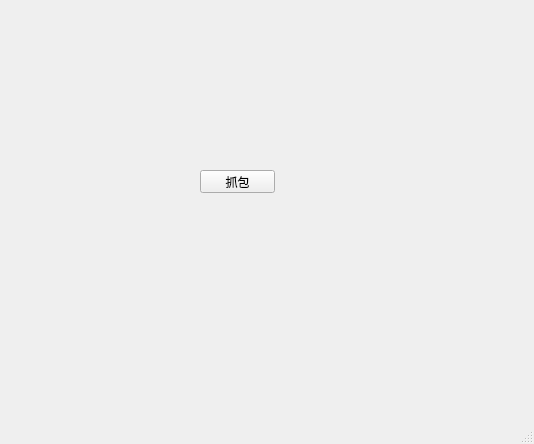
<?xml version="1.0" encoding="UTF-8"?>
<ui version="4.0">
 <class>MainWindow</class>
 <widget class="QMainWindow" name="MainWindow">
  <property name="geometry">
   <rect>
    <x>0</x>
    <y>0</y>
    <width>534</width>
    <height>444</height>
   </rect>
  </property>
  <property name="windowTitle">
   <string>MainWindow</string>
  </property>
  <widget class="QWidget" name="centralwidget">
   <widget class="QPushButton" name="pushButton_2">
    <property name="geometry">
     <rect>
      <x>200</x>
      <y>170</y>
      <width>75</width>
      <height>23</height>
     </rect>
    </property>
    <property name="text">
     <string>抓包</string>
    </property>
   </widget>
  </widget>
  <widget class="QMenuBar" name="menubar">
   <property name="geometry">
    <rect>
     <x>0</x>
     <y>0</y>
     <width>534</width>
     <height>23</height>
    </rect>
   </property>
  </widget>
  <widget class="QStatusBar" name="statusbar"/>
 </widget>
 <resources/>
 <connections>
  <connection>
   <sender>pushButton_2</sender>
   <signal>clicked()</signal>
   <receiver>MainWindow</receiver>
   <slot>btn_grasp_clicked()</slot>
   <hints>
    <hint type="sourcelabel">
     <x>240</x>
     <y>193</y>
    </hint>
    <hint type="destinationlabel">
     <x>335</x>
     <y>111</y>
    </hint>
   </hints>
  </connection>
 </connections>
 <slots>
  <slot>btn_grasp_clicked()</slot>
 </slots>
</ui>
